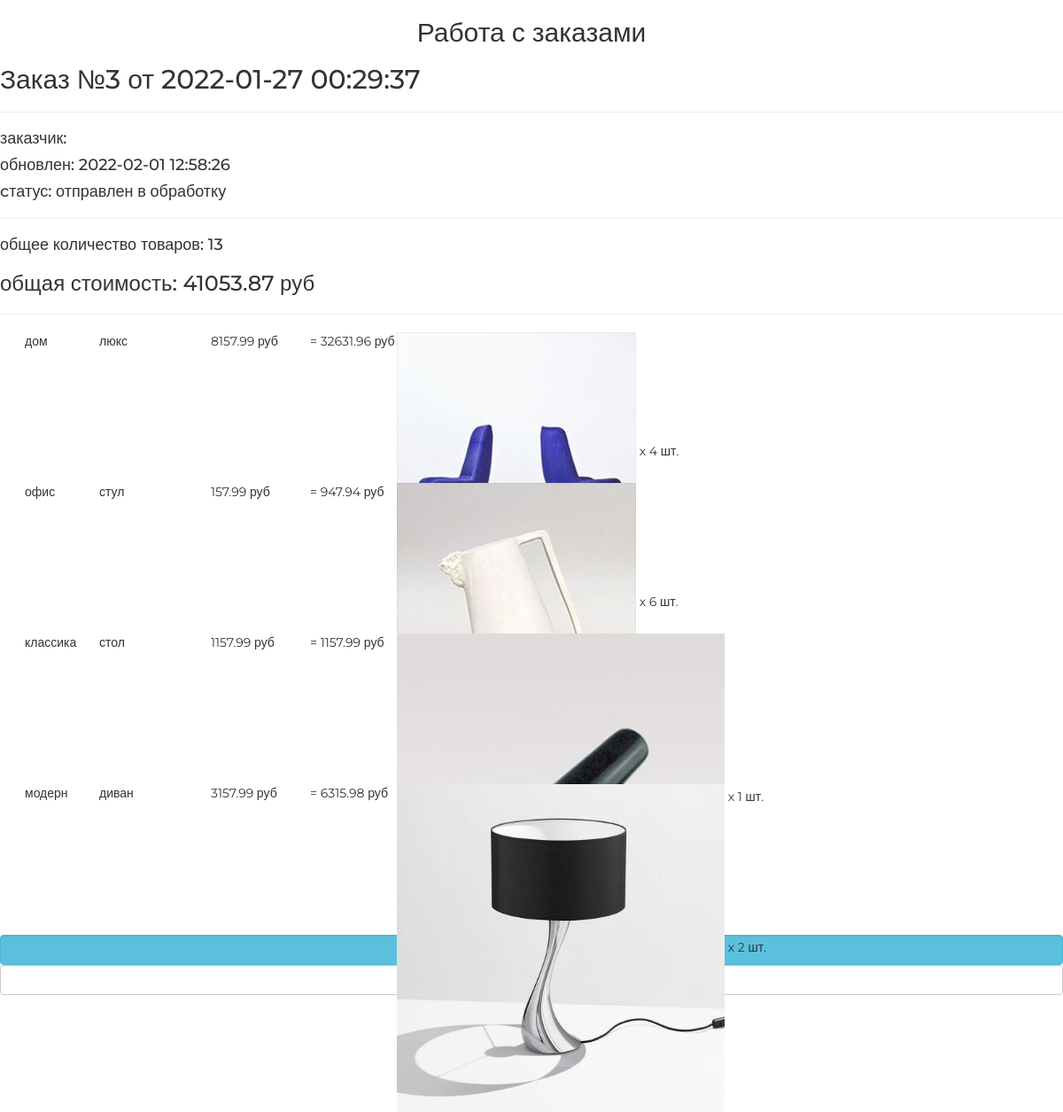
/orders/read/3/, run on the app's committed database.
### ordersapp/models.py (models this page shows, shortened)
class Order(models.Model):
    FORMING = 'FM'
    SENT_TO_PROCEED = 'STP'
    PROCEEDED = 'PRD'
    PAID = 'PD'
    READY = 'RDY'
    CANCEL = 'CNC'
    STATUS = (
        (FORMING, 'формируется'),
        (SENT_TO_PROCEED, 'отправлен в обработку'),
        (PAID, 'оплачен'),
        (PROCEEDED, 'обрабатывается'),
        (READY, 'готов к выдаче'),
        (CANCEL, 'отменен'),
    )
    user = models.ForeignKey(settings.AUTH_USER_MODEL, on_delete=models.CASCADE)
    is_active = models.BooleanField(default=True)
    status = models.CharField(choices=STATUS, max_length=3, default=FORMING, verbose_name='Статус заказа')
    created_at = models.DateTimeField(auto_now_add=True, verbose_name='Дата создания')
    updated_at = models.DateTimeField(auto_now=True, verbose_name='Дата обновления')
    def get_total_quantity(self):
        _items = self.orderitems.select_related()
        _total_quantity = sum(list(map(lambda x: x.quantity, _items)))
        return _total_quantity
    def get_total_cost(self):
        _items = self.orderitems.select_related()
        _total_cost = sum(list(map(lambda x: x.quantity * x.product.price, _items)))
        return _total_cost

class OrderItem(models.Model):
    order = models.ForeignKey(Order, verbose_name='Заказ', related_name='orderitems', on_delete=models.CASCADE)
    product = models.ForeignKey(Product, on_delete=models.CASCADE, verbose_name='Продукт')
    quantity = models.PositiveSmallIntegerField(default=0, verbose_name='Количество')
    def get_product_cost(self):
        return self.quantity * self.product.price

### mainapp/models.py (models this page shows, shortened)
class Product(models.Model):
    category = models.ForeignKey(ProductCategory, on_delete=models.CASCADE)
    name = models.CharField(max_length=128, verbose_name='Название')
    image = models.ImageField(upload_to='products_images', blank=True)
    short_desc = models.CharField(max_length=255, blank=True)
    description = models.TextField(verbose_name='Описание')
    price = models.DecimalField(max_digits=8, decimal_places=2, verbose_name='Цена', default=0)
    quantity = models.PositiveSmallIntegerField(default=0, verbose_name='Количество')
    is_active = models.BooleanField(default=True)
    class Meta:
        verbose_name = 'продукт'
        verbose_name_plural = 'продукты'

class ProductCategory(models.Model):
    name = models.CharField(max_length=64, unique=True, verbose_name='Название')
    description = models.TextField(verbose_name='Описание')
    is_active = models.BooleanField(default=True)
    class Meta:
        verbose_name = 'категория'
        verbose_name_plural = 'категории'

### ordersapp/views.py (the view)
# urls.py: path('read/<int:pk>/', ordersapp.OrderDetailView.as_view(), name='read'),
class OrderDetailView(DetailView):
    model = Order

### adminapp/templatetags/my_tags.py (called while the page is built)
def media_for_products(image):
    if not image:
        image = 'products_images/default.jpg'
    return f'{settings.MEDIA_URL}{image}'

### mainapp/context_processors.py (called while the page is built)
def basket(request):
    basket_items = []
    if request.user.is_authenticated:
        basket_items = Basket.objects.filter(user=request.user)
    return {
        'basket': basket_items
    }

### ordersapp/templates/ordersapp/order_detail.html
{% extends "ordersapp/base.html" %}
{% load static %}
{% load my_tags %}
{% block content %}
   {% include 'ordersapp/includes/inc_order_summary.html' %}
   <div class="basket_list">
       {% for item in object.orderitems.select_related %}
           <div class="basket_record">
               <img src="{{ item.product.image|media_for_products}}"
                    alt="{{ item.product.short_desc }}">
               <span class="category_name">
                   {{ item.product.category.name }}
               </span>
               <span class="product_name">{{ item.product.name }}</span>
               <span class="product_price">
                   {{ item.product.price }}&nbspруб
               </span>
               <span class="product_quantitiy">
                   x {{ item.quantity }} шт.
               </span>
               <span class="product_cost">
                    = {{ item.get_product_cost }}&nbspруб
               </span>
           </div>
       {% endfor %}
   </div>
   {% include 'ordersapp/includes/inc_order_actions.html' %}
{% endblock %}

### ordersapp/templates/ordersapp/includes/inc_order_summary.html (shortened to what this page needs)
{% if object %}
   <div class="h2">Заказ №{{ object.pk }} от {{ object.created_at|date:"Y-m-d H:i:s" }}</div>
   <hr>
   <div class="h4">заказчик: {{ user.last_name }} {{ user.first_name }} </div>
   <div class="h4">обновлен: {{ object.updated_at|date:"Y-m-d H:i:s" }}</div>
   <div class="h4">cтатус: {{ object.get_status_display }}</div>
   <hr>
   <div class="h4">
       общее количество товаров: <span class="order_total_quantity">{{ object.get_total_quantity }}</span>
   </div>
   <div class="h3">
       общая стоимость: <span class="order_total_cost">{{ object.get_total_cost }}</span> руб
   </div>
{% endif %}
<hr>

### static/css/style.css (style rules this page uses)
* { margin: 0; padding: 0; }
body { font-family: 'Montserrat', sans-serif; }
html, body { height: 100%; }
.basket_list span.category_name { margin-left: 2em; width: 5em; position: relative; display: block; float: left; }
.basket_list span.product_name { margin-left: 1em; width: 8em; position: relative; display: block; float: left; }
.basket_list span.product_price { margin-left: 1em; width: 7em; position: relative; display: block; float: left; }
.basket_list span.product_cost { margin-left: 1em; width: 7em; position: relative; display: block; float: left; }
.basket_list .basket_record { position: relative; display: block; height: 170px; float: none; }

### data on the page
Order: pk "3", created_at "2022-01-27 00:29:37", updated_at "2022-02-01 12:58:26", status "отправлен в обработку", get_total_quantity "13", get_total_cost "41053.87"
OrderItem: product.image|media_for_products (picture), product.category.name "дом", product.name "люкс", product.price "8157.99", quantity "4", get_product_cost "32631.96"
OrderItem: product.image|media_for_products (picture), product.category.name "офис", product.name "стул", product.price "157.99", quantity "6", get_product_cost "947.94"
OrderItem: product.category.name "классика", product.name "стол", product.price "1157.99", quantity "1", get_product_cost "1157.99"
OrderItem: product.image|media_for_products (picture), product.category.name "модерн", product.name "диван", product.price "3157.99", quantity "2", get_product_cost "6315.98"
